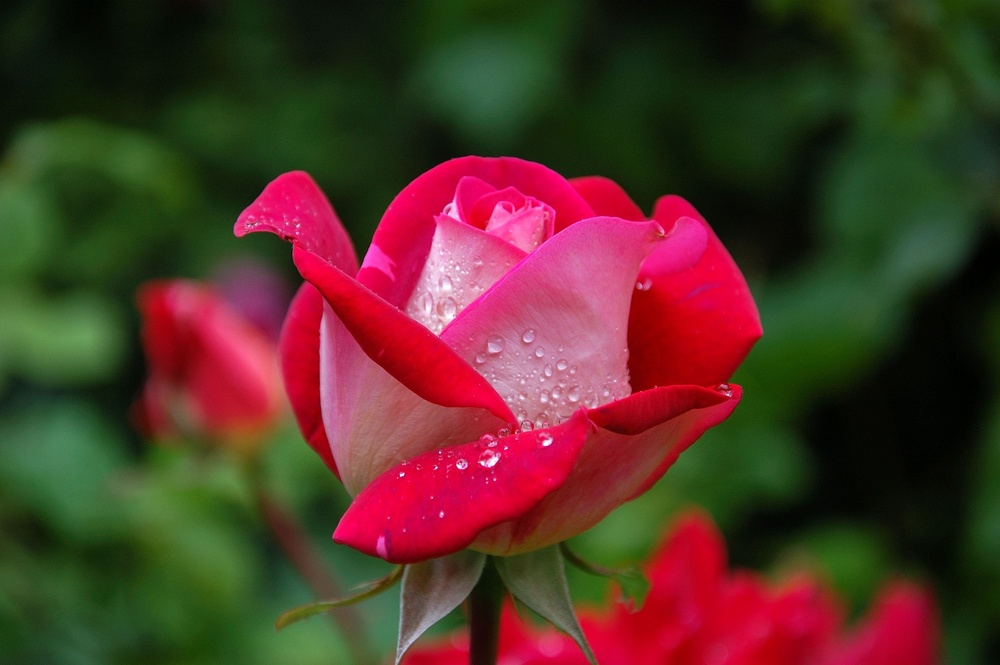
#> input picture redFlower.jpg, 1000 x 665 px, shrunk from 3008 x 2000 before the run
$ python main.py
#> lines starting #> are read from the running program, lines starting #| are printed output that depends on the picture
from matplotlib import pyplot as plt
import numpy as np

def rgb2gray(image):

    r, g, b = image[:,:,0], image[:,:,1], image[:,:,2]
    grayscale_image = 0.2989 * r + 0.5870 * g + 0.1140 * b
    return grayscale_image


def gaussian_kernal(size, sigma = 1):
    size = int(size) // 2
    x, y = np.mgrid[-size:size + 1, -size:size + 1]
    normal = 1 / (2.0 * np.pi * sigma ** 2)
    gaussian = np.exp(-((x ** 2 + y ** 2) / (2.0 * sigma ** 2))) * normal
    return gaussian

def sobel_filters(img):
    Kx = np.array([[-1, 0, 1], [-2, 0, 2], [-1, 0, 1]], np.float32)
    Ky = np.array([[1, 2, 1], [0, 0, 0], [-1, -2, -1]], np.float32)

    Ix = conv(img, Kx)
    Iy = conv(img, Ky)

    G = np.hypot(Ix, Iy)
    G = G / G.max() * 255
    theta = np.arctan2(Iy, Ix)
    return (G, theta)

def conv(image, kernal):
    output = image.copy()
    middle = len(kernal)//2
    size = len(kernal)
    for i, row in enumerate(image):
        for j, ele in enumerate(row):
            startx = j - middle
            starty = i - middle
            total = 0

            for k in range(size):
                if (starty + k) < 0 or (starty + k) >= len(image):
                    continue
                for p in range(size):
                    if (startx + p) < 0 or (startx + p) >= len(row):
                        continue
                    total += kernal[k][p] * image[starty + k][startx + p]

            output[i][j] = total

    return output


image = plt.imread('redFlower.jpg') #read in the image
#> image is the input picture: shape (665, 1000, 3); mean R, G, B 82.9, 51.2, 39.6
image = rgb2gray(image) # turn the image to gray scale
#> in rgb2gray, `r, g, b = image[:,:,0], image[:,:,1], image[:,:,2]`:
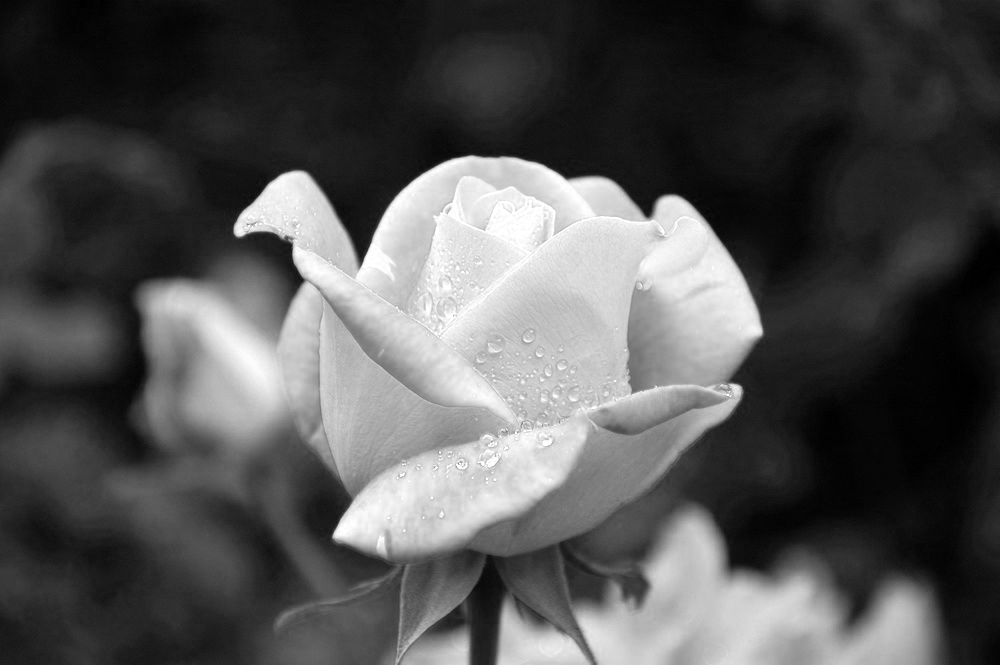
#> r: shape (665, 1000); min 0, max 255, mean 82.9
#> in rgb2gray, `r, g, b = image[:,:,0], image[:,:,1], image[:,:,2]`:
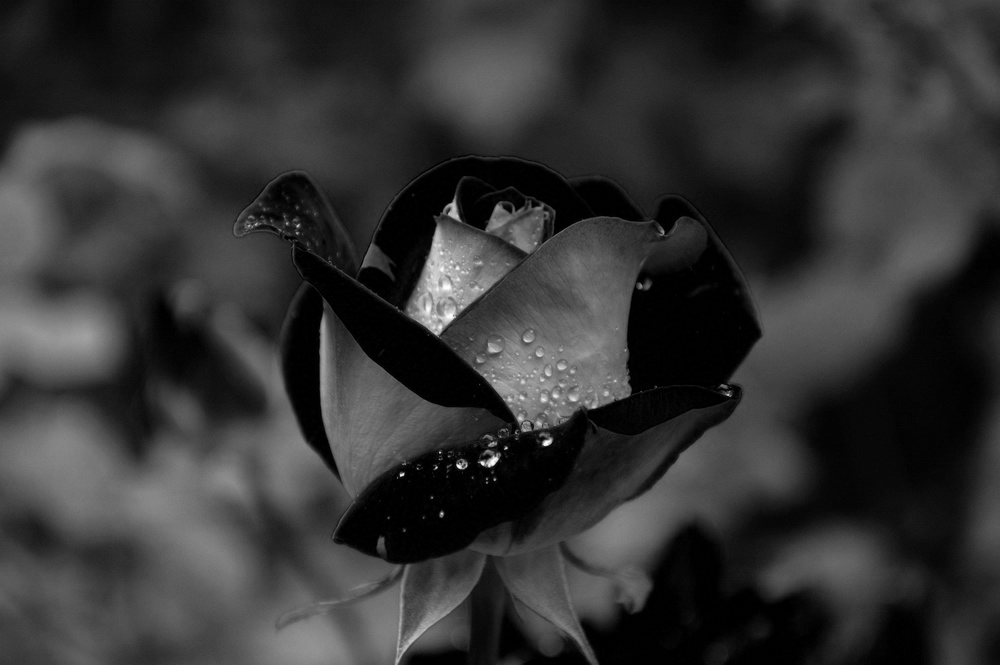
#> g: shape (665, 1000); min 0, max 253, mean 51.2
#> in rgb2gray, `r, g, b = image[:,:,0], image[:,:,1], image[:,:,2]`:
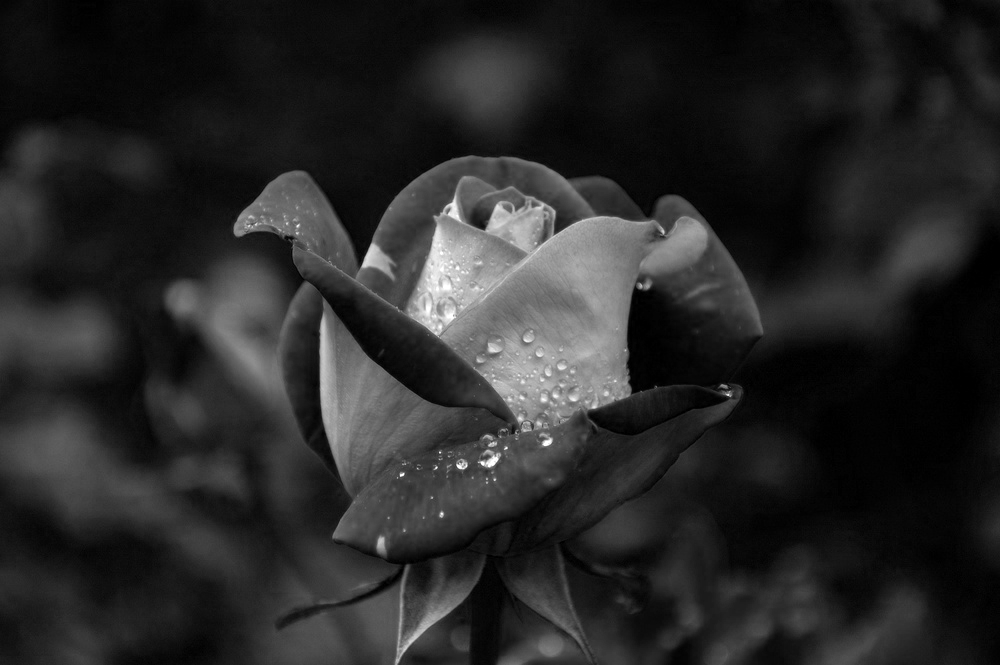
#> b: shape (665, 1000); min 0, max 255, mean 39.6

gaussian = gaussian_kernal(3,1) # create the gaussian kernal
image = conv(image,gaussian) #convolve the image to blur
#> after the loop in conv, `for i, row in enumerate(image):`:
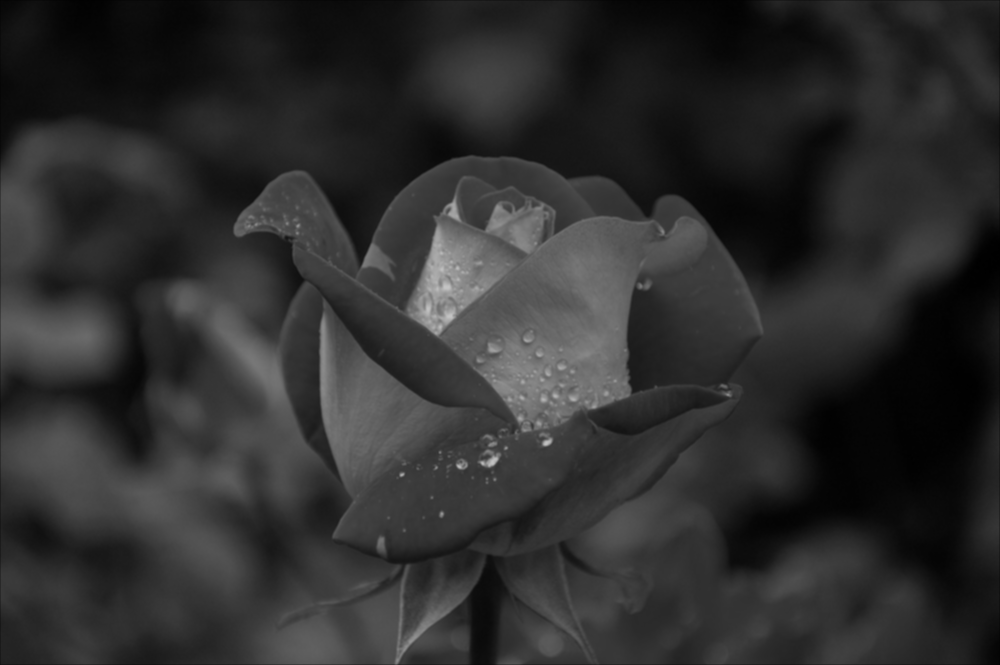
#> output: shape (665, 1000) float64; min 0.189, max 196.8, mean 46.2
image, theta = sobel_filters(image) #apply the sobel filter to find edges
#> after the loop in conv (call 3), `for i, row in enumerate(image):`:
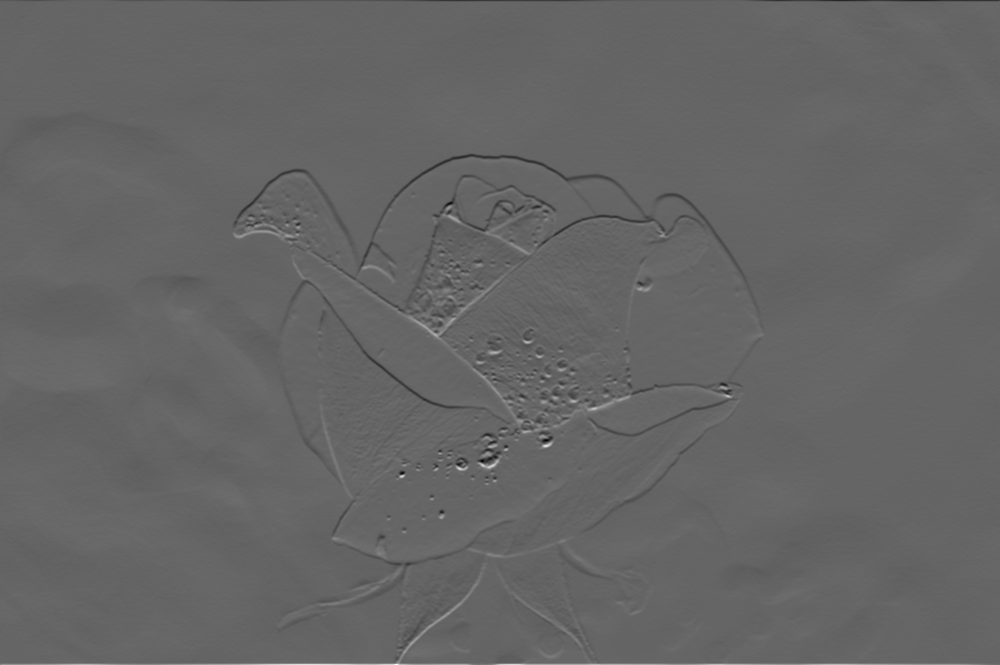
#> output: shape (665, 1000) float64; min -302, max 457.1, mean -0.1; drawn with min black and max white
#> in sobel_filters, `G = np.hypot(Ix, Iy)`:
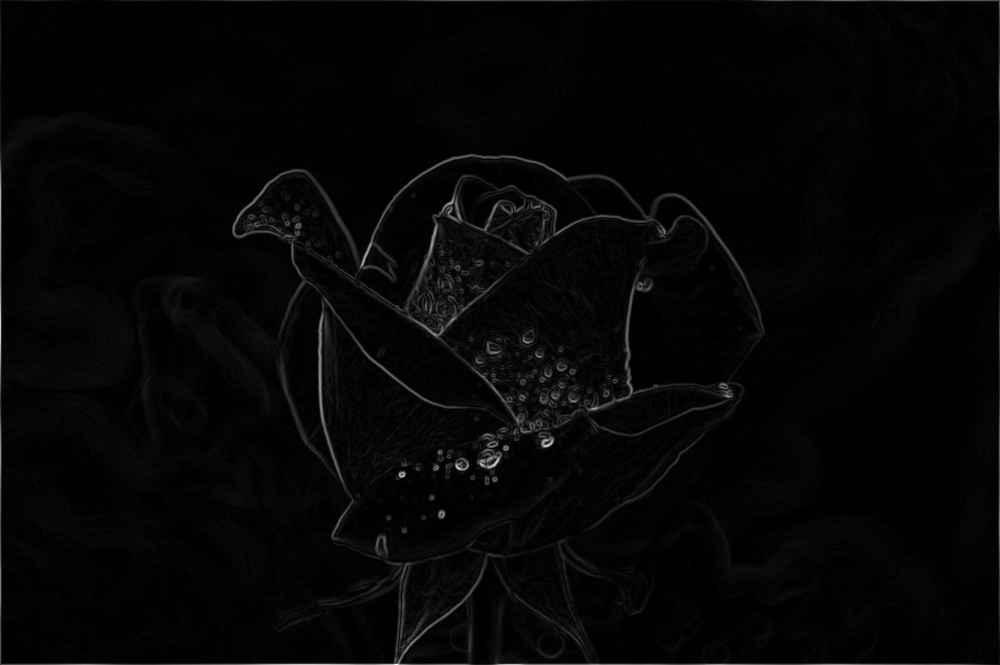
#> G: shape (665, 1000) float64; min 0, max 457.6, mean 10.8; drawn with min black and max white
#> in sobel_filters, `theta = np.arctan2(Iy, Ix)`:
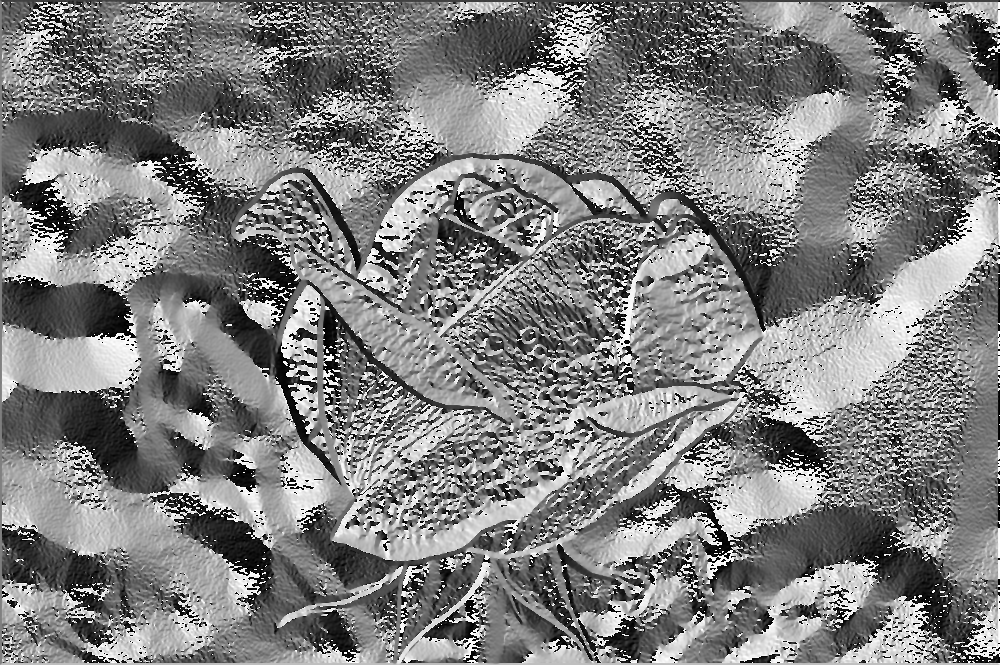
#> theta: shape (665, 1000) float64; min -3.14, max 3.14, mean -0.000425; drawn with min black and max white
plt.imshow(image, 'gray')

plt.show()
